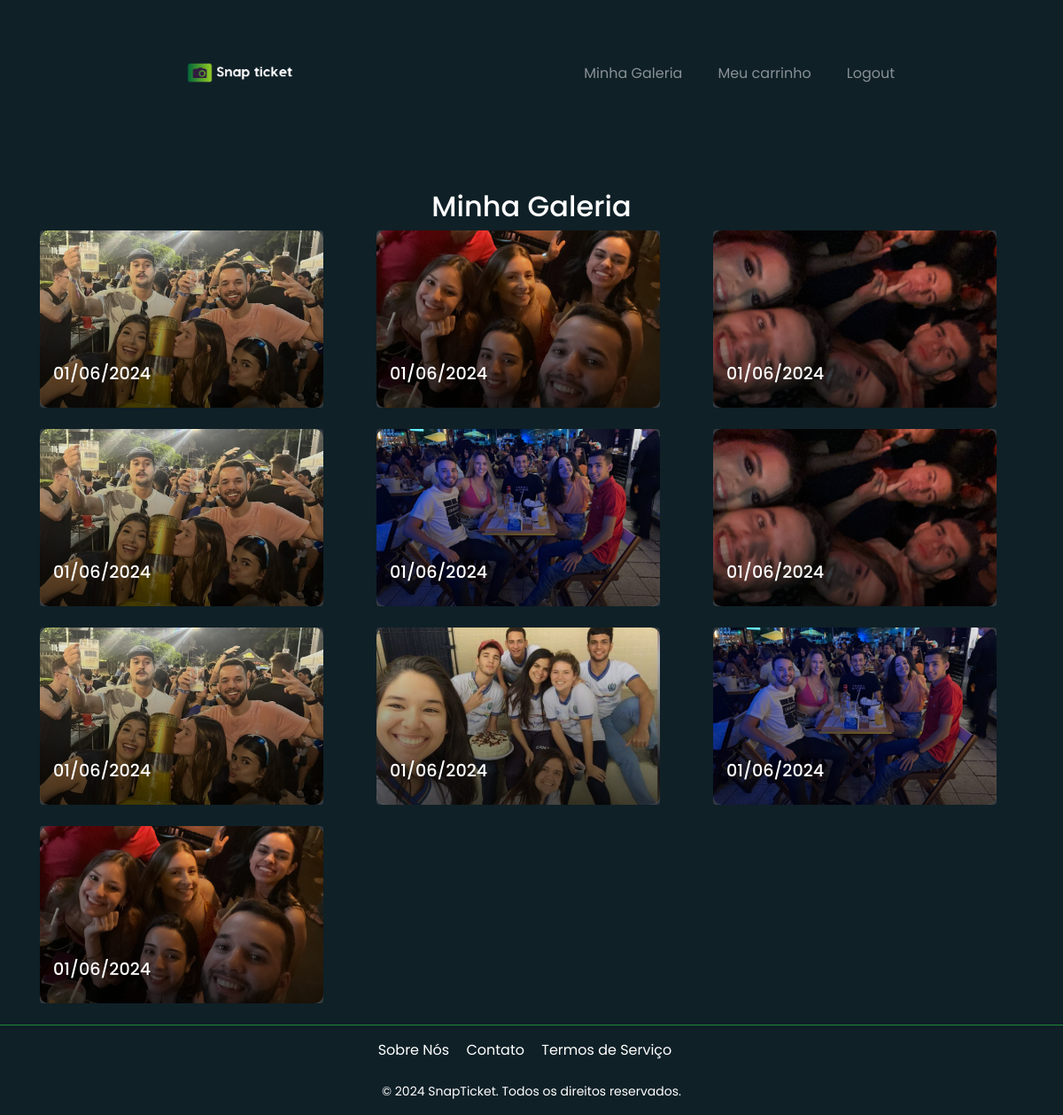
/galeria (signed in), run on the app's committed database.
### app/models.py (models this page shows)
class FotosGaleria(db.Model):
    __tablename__ = 'fotos_galeria'
    id = db.Column(db.Integer, primary_key=True)
    user_id = db.Column(db.Integer, db.ForeignKey('usuarios.id'), nullable=False)
    caminho_imagem = db.Column(db.String(255), nullable=False)
    data_adicao = db.Column(db.DateTime, default=datetime.utcnow)
    user = db.relationship('Usuario', back_populates='fotos_galeria')

### app/main/views.py (the view)
@main.route('/galeria')
@login_required
def galeria():
    fotos = FotosGaleria.query.filter_by(user_id=current_user.id).all()
    return render_template('galeria.html', fotos=fotos)

### app/__init__.py (called while the page is built)
def create_app():
    app = Flask(__name__)
    app.config.from_object(Config)
    db.init_app(app)
    migrate.init_app(app, db)
    login_manager = LoginManager()
    login_manager.login_view = 'main.login'
    login_manager.init_app(app)
    for folder in [app.config['UPLOAD_FOLDER'],
                   app.config['USER_SELFIES_FOLDER'],
                   app.config['EVENT_COVERS_FOLDER']]:
        if not os.path.exists(folder):
            os.makedirs(folder)
    from app.models import Usuario  # Import aqui para evitar importação circular
    @login_manager.user_loader
    def load_user(user_id):
        return Usuario.query.get(int(user_id))
    from .main import main as main_blueprint
    app.register_blueprint(main_blueprint)
    return app

### app/templates/galeria.html (shortened to what this page needs)
<!DOCTYPE html>
<html lang="pt-br">
<head>
  <link rel="stylesheet" href="https://stackpath.bootstrapcdn.com/bootstrap/4.5.2/css/bootstrap.min.css">
  <link rel="stylesheet" href="{{ url_for('static', filename='css/home.css') }}">
</head>
<body>
{% extends "base.html" %}
{% block content %}
<div class="container mt-5">
    <h2 class="text-center">Minha Galeria</h2>
    <div class="row">
        {% for foto in fotos %}
        <div class="col-md-4 mb-4">
            <div class="card bg-dark text-light">
                <img src="{{ url_for('static', filename=foto.caminho_imagem) }}" class="card-img" alt="Foto do Evento">
                <div class="card-img-overlay d-flex flex-column justify-content-end">
                    <h5 class="card-title">{{ foto.data_adicao.strftime('%d/%m/%Y') }}</h5>
                </div>
            </div>
        </div>
        {% endfor %}
    </div>
</div>
{% endblock %}

### app/templates/base.html (shortened to what this page needs)
<!DOCTYPE html>
<html lang="pt-br">
<head>
  <link rel="stylesheet" href="https://stackpath.bootstrapcdn.com/bootstrap/4.5.2/css/bootstrap.min.css">
  <link rel="stylesheet" href="{{ url_for('static', filename='css/home.css') }}">
</head>
<body>
  <header>
    <nav class="navbar navbar-expand-lg navbar-dark bg-dark">
      <a class="navbar-brand" href="{{ url_for('main.home') }}">
        <img src="{{ url_for('static', filename='images/logo.png') }}" alt="Logo SnapTicket" style="height: 120px;">
    </a>
      <div class="collapse navbar-collapse" id="navbarNav">
        <ul class="navbar-nav ml-auto">
          {% if current_user.is_authenticated %}
          <li class="nav-item">
            <a class="nav-link" href="{{ url_for('main.galeria') }}">Minha Galeria</a>
          </li>
          <li class="nav-item">
            <a class="nav-link" href="{{ url_for('main.cart') }}">Meu carrinho</a>
          </li>
          <li class="nav-item">
            <a class="nav-link" href="{{ url_for('main.logout') }}">Logout</a>
          </li>
          {% endif %}
        </ul>
      </div>
    </nav>
  </header>
  <main>
    {% block content %}{% endblock %}
  </main>
  <footer class="footer mt-auto py-3">
    <div class="container">
      <div class="row">
        <div class="col-md-12">
          <ul class="list-unstyled text-center">
            <li><a href="#">Sobre Nós</a></li>
            <li><a href="#">Contato</a></li>
            <li><a href="#">Termos de Serviço</a></li>
          </ul>
        </div>
      </div>
      <div class="text-center mt-4">
        <p>&copy; 2024 SnapTicket. Todos os direitos reservados.</p>
      </div>
    </div>
  </footer>
</body>
</html>

### app/static/css/home.css (style rules this page uses)
body { background-color: #0f2027; font-family: 'Poppins', sans-serif; margin: 0; padding: 0; color: #fff; }
header { background: transparent; padding: 10px 0; }
.navbar { display: flex; justify-content: space-between; align-items: center; width: 100%; padding-left: 15%; padding-right: 15%; background: none !important; }
.navbar-brand { text-align: left; flex-grow: 1; }
.navbar-nav { display: flex; list-style: none; margin: 0; padding-left: 0; gap: 20px; }
.nav-item { padding: 0 10px; }
.nav-link { color: #fff; padding: 8px 12px; }
.navbar-expand-lg .navbar-nav .nav-link { padding-right: 0; padding-left: 0; }
.card { background-color: transparent; border: none; position: relative; width: 100%; max-width: 320px; height: auto; }
.card-img { border-radius: 10px; width: 100%; height: 200px; object-fit: cover; }
.card-img-overlay { position: absolute; bottom: 0; left: 0; right: 0; padding: 15px; background: linear-gradient(to top, rgba(0, 0, 0, 0.7), rgba(0, 0, 0, 0)); border-radius: 10px; }
.card-title { font-size: 1.2em; color: #fff; }
.footer { background-color: #0f2027; color: #ffffff; padding: 20px 0; border-top: 1px solid #218838; }
.footer ul { list-style-type: none; padding: 0; margin: 0; }
.footer ul li { display: inline; margin-right: 15px; }
.footer ul li a { color: #ffffff; text-decoration: none; }
.footer .text-center p { margin: 0; font-size: 14px; }

### data on the page
FotosGaleria: caminho_imagem (picture), data_adicao "01/06/2024"
FotosGaleria: caminho_imagem (picture), data_adicao "01/06/2024"
FotosGaleria: caminho_imagem (picture), data_adicao "01/06/2024"
FotosGaleria: caminho_imagem (picture), data_adicao "01/06/2024"
FotosGaleria: caminho_imagem (picture), data_adicao "01/06/2024"
FotosGaleria: caminho_imagem (picture), data_adicao "01/06/2024"
FotosGaleria: caminho_imagem (picture), data_adicao "01/06/2024"
FotosGaleria: caminho_imagem (picture), data_adicao "01/06/2024"
FotosGaleria: caminho_imagem (picture), data_adicao "01/06/2024"
FotosGaleria: caminho_imagem (picture), data_adicao "01/06/2024"
